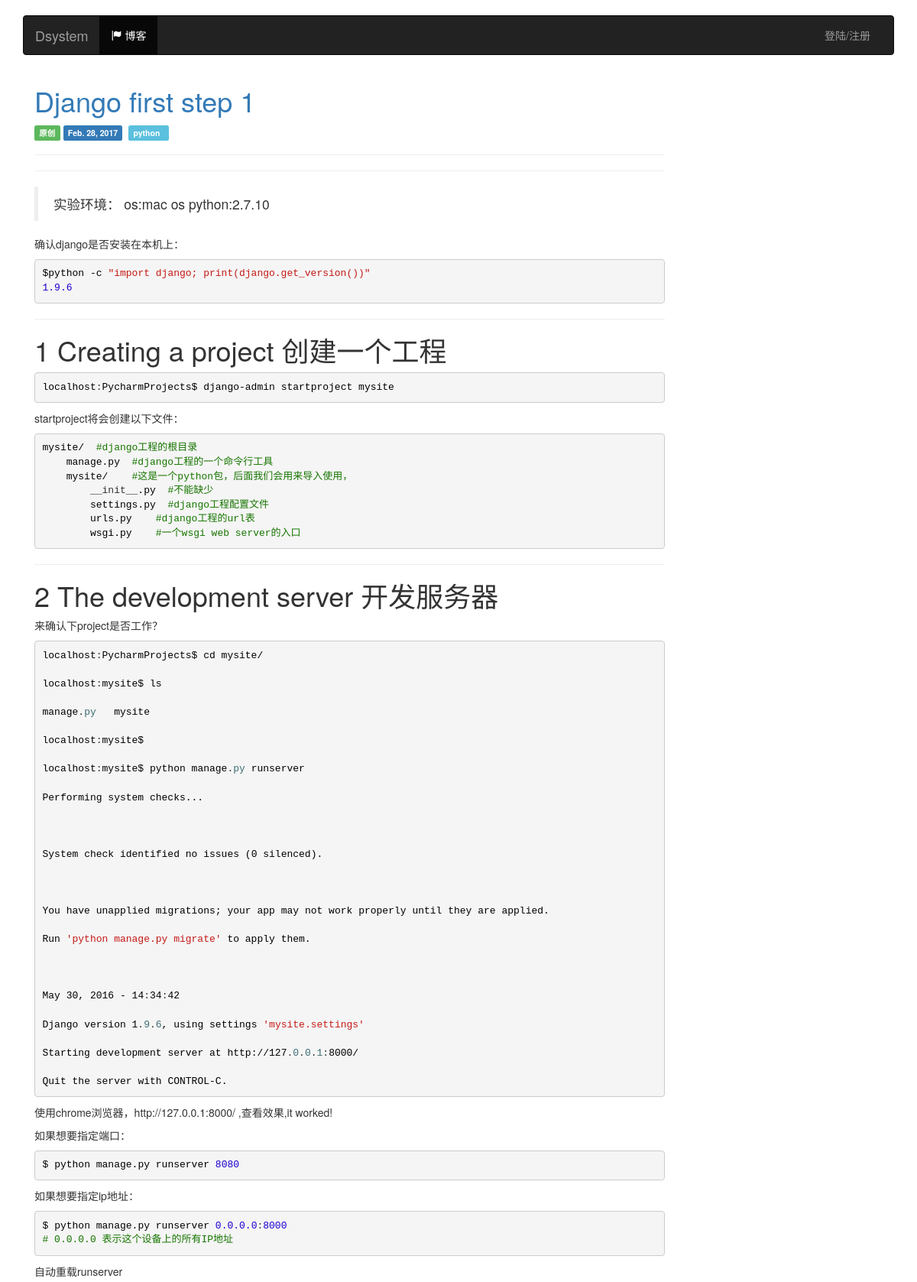
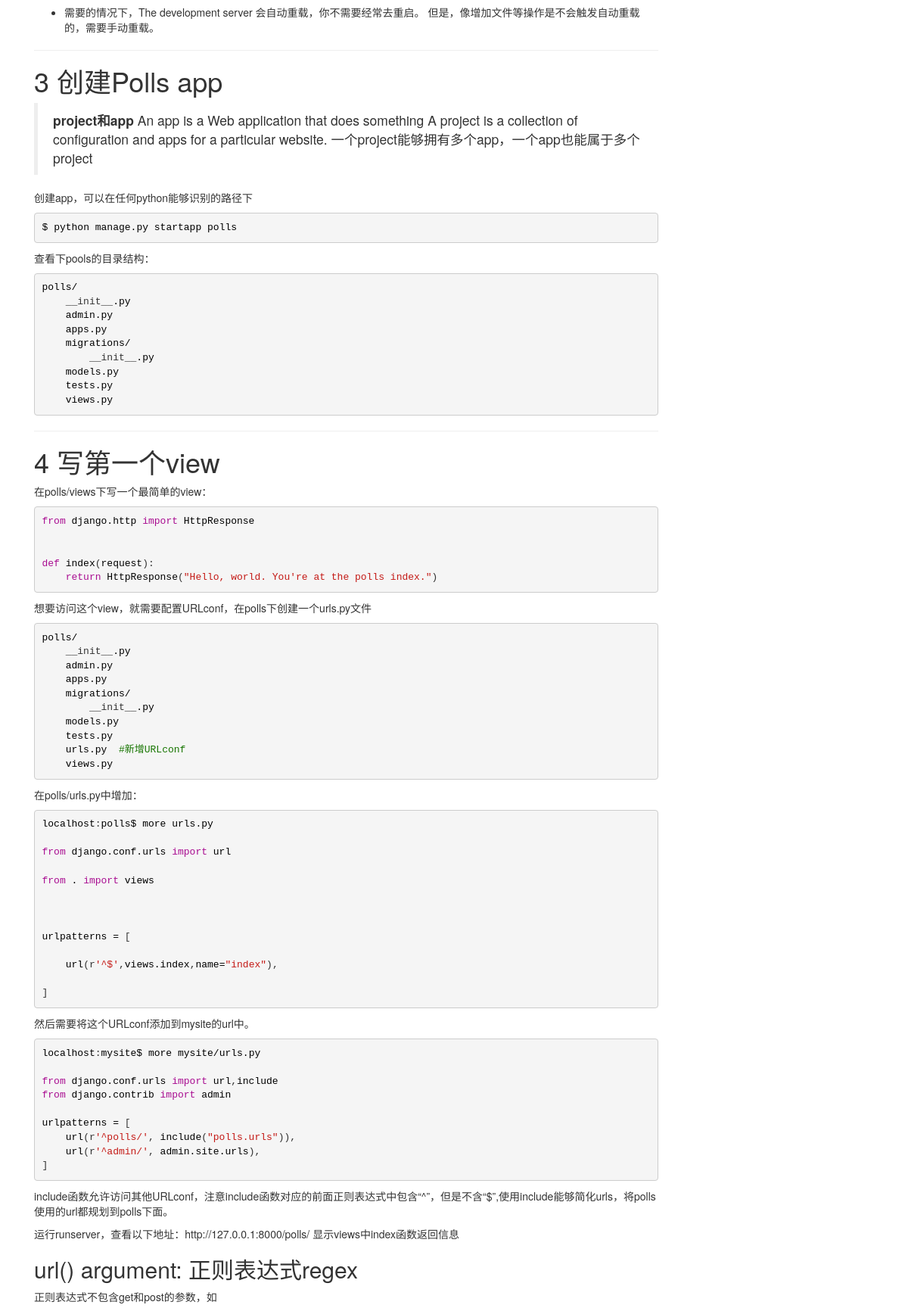
/blog/5/ (upper part), run on the app's committed database (2 pictures, top to bottom).
### blog/models.py (models this page shows, shortened)
class Articles(models.Model):
    title = models.CharField('文章',max_length=128,)
    content = models.TextField('内容')
    mod_time = models.DateField('修改时间',auto_now=True)
    type_choice = (
        (1,'原创'),
        (2,'转载'),
        (3,'翻译'),
    )
    article_type = models.IntegerField('文章类型',choices=type_choice,default=1)
    tags = models.ManyToManyField('Tag',blank=True)
    class Meta:
        ordering = ['-mod_time']

class Tag(models.Model):
    name = models.CharField('标签',max_length=32)
    brief = models.CharField('摘要',max_length=32,blank=True,null=True)
    def __str__(self):
        return self.name

### blog/views.py (the view)
# urls.py: url(r'^(?P<article_id>[0-9]+)/$', views.article_detail, name='detail'),  # 详细信息
def article_detail(request,article_id):
    articles = models.Articles.objects.get(id=article_id)
    comments = articles.comments_set.all().order_by('pub_time')
    comments = _comments_sort(comments)  # 特殊排序
    return render(request,
                  'blog/detail.html',
                  {"articles":articles,
                   "comments":comments,
                   }
                  )

### blog/templatetags/custom.py (called while the page is built)
@register.filter(is_safe=True)  # 注册template filter
@stringfilter  # 希望字符串作为参数
def custom_first_char(value):
    try:
        ret = value.upper()[0]
    except:
        ret = '!'
    return ret

### blog/templatetags/custom_markdown.py (called while the page is built)
@register.filter(is_safe=True)  # 注册template filter
@stringfilter  # 希望字符串作为参数
def custom_markdown(value):
    return mark_safe(markdown.markdown(value,
                                       extensions=['markdown.extensions.fenced_code', 'markdown.extensions.codehilite'],
                                       safe_mode=True,
                                       enable_attributes=False))

### blog/views.py (called while the page is built)
def _comments_sort(comments):
    comments_ret = []
    comments_level_list = []
    for comment in comments:
        if not comment.upper_comments:
            comments_ret.append(comment)
            comments_level_list.append(0)
        else:
            comment_index = comments_ret.index(comment.upper_comments)
            comment_level = comments_level_list[comment_index] + 30
            comments_ret.insert(comment_index+1, comment)
            comments_level_list.insert(comment_index+1, comment_level)
    return list(zip(comments_ret,comments_level_list))

### templates/blog/detail.html (shortened to what this page needs)
{% extends 'blog/index.html' %}
{% block blog_active %}active{% endblock %}
{% load custom_markdown %}
{% load custom %}
{% block page-container-left %}
    <h1>
        <a href="{% url 'blog:detail' articles.pk %}">{{ articles.title | capfirst}}</a>
    </h1>
    <div>
        <span class="label label-success">{{ articles.get_article_type_display }}</span>
        <span class="label label-primary">{{ articles.mod_time  }}</span>&nbsp;
        <span class="label label-info">
            {% for tag in articles.tags.all %}
                {{ tag }}&nbsp;
            {% endfor  %}
        </span>&nbsp;
    </div>
    <hr/>
    <p>
    {{ articles.content | custom_markdown  }}
    </p>
{% endblock %}

### data on the page
Articles: title "Django first step 1", article_type "原创", mod_time "Feb. 28, 2017", content|custom_markdown "实验环境： os:mac os python:2.7.10 确认django是否安装在本机上： $ python - c \"import django; print(django.get_version())\" 1.9.6 1 Creating a project 创建一个工程 localhost : PycharmProjects $ django - admin startproject mysite startproject将会创建以下文件： mysite / #django工程的根目录 manage . py #django工程的一个命令行工具 mysite / #这是一个python包，后面我们会用来导入使用， __init__ . py #不能缺少 settings . py #django工程配置文件 urls . py #django工程的url表 wsgi . py #一个wsgi web server的入口 2 The development server 开发服务器 来确认下project是否工作？ localhost : PycharmProjects $ cd mysite / localhost : mysite $ ls manage . py mysite localhost : mysite $ localhost : mysite $ python manage . py runserver Performing system checks ... System check identified no issues ( 0 silenced…"
Tag: name "python"
